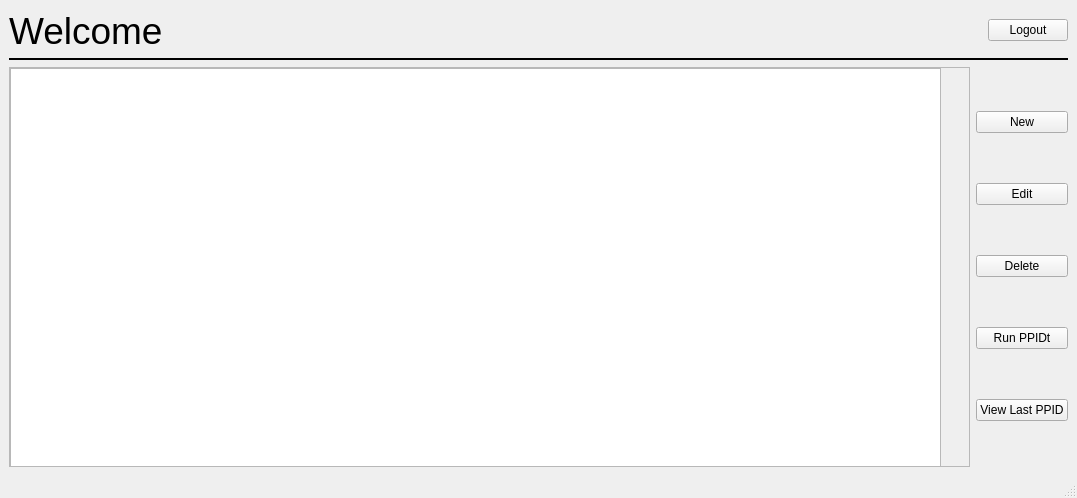
<?xml version="1.0" encoding="UTF-8"?>
<ui version="4.0">
 <class>AdminForm</class>
 <widget class="QMainWindow" name="AdminForm">
  <property name="geometry">
   <rect>
    <x>0</x>
    <y>0</y>
    <width>1077</width>
    <height>498</height>
   </rect>
  </property>
  <property name="windowTitle">
   <string>MainWindow</string>
  </property>
  <widget class="QWidget" name="centralwidget">
   <layout class="QVBoxLayout" name="verticalLayout_3">
    <item>
     <layout class="QVBoxLayout" name="verticalLayout_2">
      <item>
       <layout class="QHBoxLayout" name="horizontalLayout">
        <item>
         <widget class="QLabel" name="welcomeLabel">
          <property name="maximumSize">
           <size>
            <width>497</width>
            <height>16777215</height>
           </size>
          </property>
          <property name="font">
           <font>
            <pointsize>28</pointsize>
           </font>
          </property>
          <property name="text">
           <string>Welcome</string>
          </property>
         </widget>
        </item>
        <item>
         <widget class="QLabel" name="nameLabel">
          <property name="font">
           <font>
            <pointsize>28</pointsize>
           </font>
          </property>
          <property name="styleSheet">
           <string notr="true">QLabel#nameLabel { color: rgb(120, 120, 120) }</string>
          </property>
          <property name="text">
           <string>&lt;name&gt;</string>
          </property>
         </widget>
        </item>
        <item>
         <spacer name="horizontalSpacer">
          <property name="orientation">
           <enum>Qt::Horizontal</enum>
          </property>
          <property name="sizeHint" stdset="0">
           <size>
            <width>40</width>
            <height>20</height>
           </size>
          </property>
         </spacer>
        </item>
        <item>
         <widget class="QPushButton" name="logoutButton">
          <property name="text">
           <string>Logout</string>
          </property>
         </widget>
        </item>
       </layout>
      </item>
      <item>
       <widget class="Line" name="line">
        <property name="frameShadow">
         <enum>QFrame::Plain</enum>
        </property>
        <property name="lineWidth">
         <number>2</number>
        </property>
        <property name="orientation">
         <enum>Qt::Horizontal</enum>
        </property>
       </widget>
      </item>
     </layout>
    </item>
    <item>
     <layout class="QHBoxLayout" name="horizontalLayout_2">
      <item>
       <widget class="QScrollArea" name="scrollArea">
        <property name="widgetResizable">
         <bool>true</bool>
        </property>
        <widget class="QWidget" name="scrollAreaWidgetContents">
         <property name="geometry">
          <rect>
           <x>0</x>
           <y>0</y>
           <width>927</width>
           <height>368</height>
          </rect>
         </property>
         <widget class="QTableWidget" name="projectTable">
          <property name="geometry">
           <rect>
            <x>0</x>
            <y>0</y>
            <width>931</width>
            <height>401</height>
           </rect>
          </property>
         </widget>
        </widget>
       </widget>
      </item>
      <item>
       <layout class="QVBoxLayout" name="verticalLayout">
        <item>
         <widget class="QPushButton" name="createProjectButton">
          <property name="text">
           <string>New</string>
          </property>
         </widget>
        </item>
        <item>
         <widget class="QPushButton" name="editProjectButton">
          <property name="text">
           <string>Edit</string>
          </property>
         </widget>
        </item>
        <item>
         <widget class="QPushButton" name="deleteProjectButton">
          <property name="text">
           <string>Delete</string>
          </property>
         </widget>
        </item>
        <item>
         <widget class="QPushButton" name="runPPIDButton">
          <property name="text">
           <string>Run PPIDt</string>
          </property>
         </widget>
        </item>
        <item>
         <widget class="QPushButton" name="pushButton">
          <property name="text">
           <string>View Last PPID</string>
          </property>
         </widget>
        </item>
       </layout>
      </item>
     </layout>
    </item>
   </layout>
  </widget>
  <widget class="QMenuBar" name="menubar">
   <property name="geometry">
    <rect>
     <x>0</x>
     <y>0</y>
     <width>1077</width>
     <height>25</height>
    </rect>
   </property>
  </widget>
  <widget class="QStatusBar" name="statusbar"/>
 </widget>
 <resources/>
 <connections/>
</ui>
